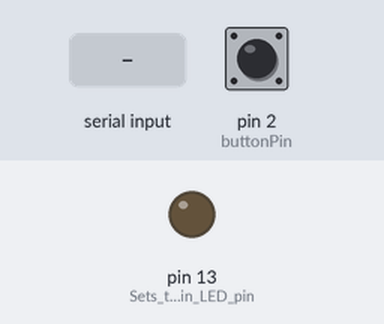
A sketch run on a simulated Arduino Uno, built with avr-gcc and run on an emulated ATmega328P. On the bench: output pins drawn as LEDs (lit = HIGH). Inputs (shaded band) come from the test bench; at power-on: pin 2 (buttonPin) HIGH. What the sketch prints to the serial monitor is not drawn.

Above: at 1.2 s.
1.3 s: "X" received over Serial
At 2.7 s:
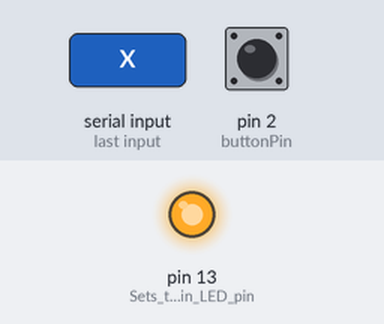
4.3 s: "A" received over Serial
7.3 s: "R" received over Serial
10.3 s: pin 2 (buttonPin) pulled LOW for 3.2 s
Timing chart, 0 to 13.3 s (numbered marks = the images above; inputs shaded):
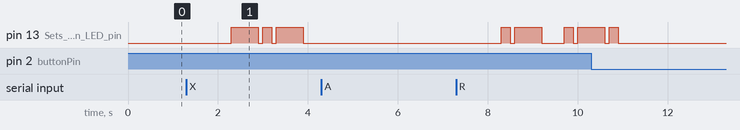

The sketch:

blinkycode.ino
```cpp
const int buttonPin = 2;
bool buttonPressed = false;  // Flag to track if the button is pressed

void dot()
{
  digitalWrite(LED_BUILTIN, HIGH);  // Turns on the built-in LED
  delay(200);  // Delay for 200 milliseconds
  digitalWrite(LED_BUILTIN, LOW);  // Turns off the built-in LED
  delay(100);  // Delay for 100 milliseconds
}

void dash()
{
  digitalWrite(LED_BUILTIN, HIGH);  // Turns on the built-in LED
  delay(600);  // Delay for 600 milliseconds
  digitalWrite(LED_BUILTIN, LOW);  // Turns off the built-in LED
  delay(100);  // Delay for 100 milliseconds
}

void blinkCharacter(char c)
{
  switch (c)
  {
    case 'X':
      dash();
      dot();
      dash();
      break;
    case 'A':
      dot();
      dash();
      break;
    case 'R':
      dot();
      dash();
      dot();
      break;
    case 'T':
      dash();
      break;
    case 'I':
      dot();
      dot();
      break;
    case 'K':
      dash();
      dot();
      dash();
      break;
    default:
      // Handles other characters if typed
      break;
  }
}

void setup()
{
  pinMode(LED_BUILTIN, OUTPUT);  // Sets the built-in LED pin as the output
  pinMode(buttonPin, INPUT_PULLUP);  // Sets the button pin as an input
  Serial.begin(9600);
}

void loop()
{
  buttonPressed = digitalRead(buttonPin) == LOW;  // Checks if the button is pressed

  if (buttonPressed)
  {
    Serial.println("Button pressed. Resetting...");
    delay(1000);  // Delay to give gap in between button pressing

    // Clears any pending serial input
    while (Serial.available())
    {
      Serial.read();
    }

    // Clear any ongoing LED blinking
    digitalWrite(LED_BUILTIN, LOW);
    delay(200);
  }

  if (Serial.available() > 0)
  {
    String name = Serial.readString();  // Reads the incoming serial data as a string
    name.toUpperCase();  // Convert the name to uppercase

    for (int i = 0; i < name.length(); i++)
    {
      if (name[i] == ' ')
      {
        delay(1000); // Gap for word separation
      }
      else
      {
        blinkCharacter(name[i]);  // Blinks the LED to represent the character
        delay(400); // Gap between characters
      }
    }
    delay(2000); // Gap between name transmissions
  }
}
```

Measured:
- after the input at 1.3 s, pin 13 (Sets_the_built-in_LED_pin): goes HIGH 0.60 s, LOW 0.10 s, HIGH 0.20 s, LOW 0.10 s, HIGH 0.60 s, then LOW, starting after 1.0 s
- after the input at 4.3 s, every drawn part: stays the same
